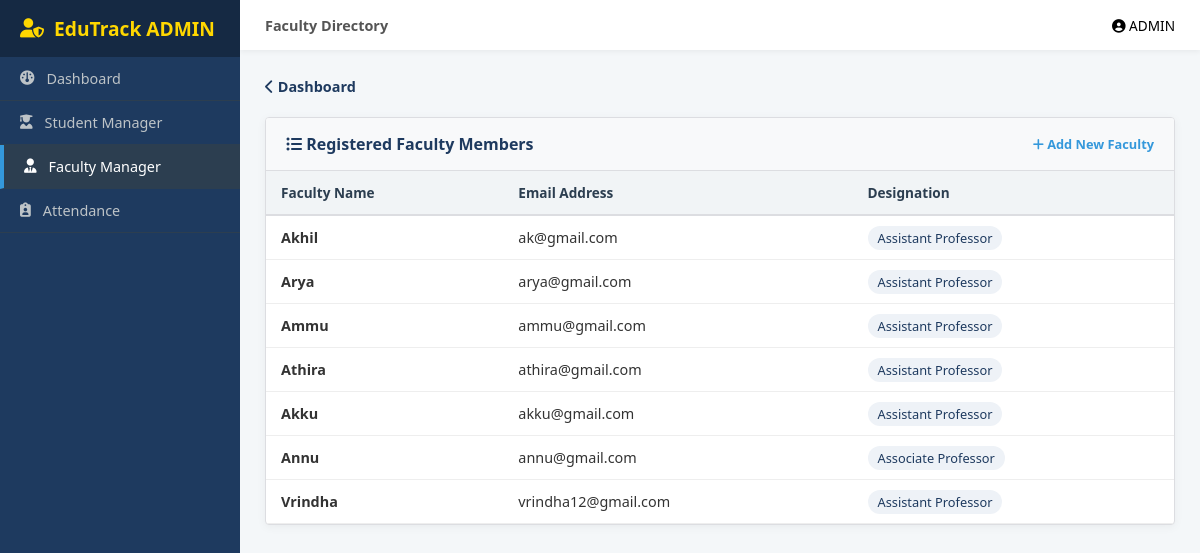
/WAdmin/faculty-list/, run on an earlier commit of the app's database.
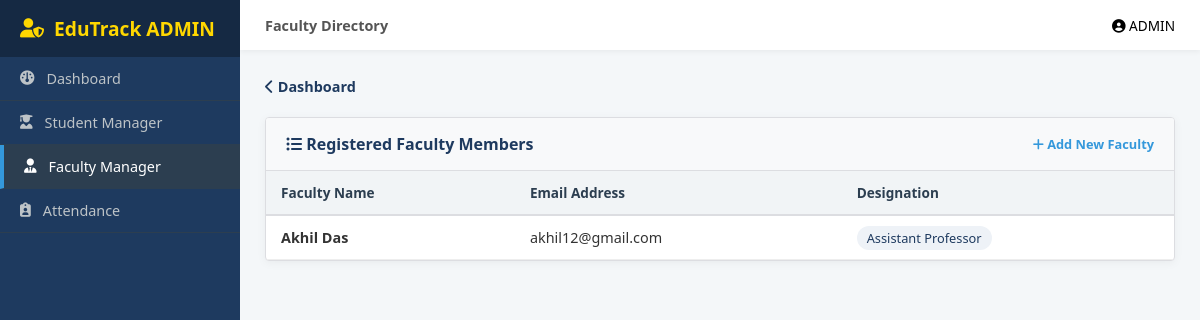
And on a later commit of the database.
### Admin/models.py (models this page shows, shortened)
class Faculty(models.Model):
    faculty_id = models.CharField(max_length=20, unique=True)
    name = models.CharField(max_length=100)
    email = models.EmailField(unique=True)
    phone = models.CharField(max_length=15)
    department = models.CharField(max_length=50)
    designation = models.CharField(max_length=50)
    password = models.CharField(max_length=100)

### Admin/views.py (the view)
# urls.py: path('faculty-list/', views.faculty_list, name='faculty_list'),
def faculty_list(request):
    faculties = Faculty.objects.all()
    return render(request, 'Admin/faculty_list.html', {'faculties': faculties})

### Admin/templates/Admin/faculty_list.html (shortened to what this page needs)
<!doctype html>
<html lang="en">
  <head>
    <link
      rel="stylesheet"
      href="https://cdnjs.cloudflare.com/ajax/libs/font-awesome/6.5.0/css/all.min.css"
    />
  </head>
  <body>
    <div class="sidebar">
      <div class="sidebar-brand">
        <i class="fa-solid fa-user-shield"></i> EduTrack ADMIN
      </div>
      <a href="{% url 'WAdmin:admin_dashboard' %}" class="nav-item"
        ><i class="fa-solid fa-gauge"></i> Dashboard</a
      >
      <a href="{% url 'WAdmin:student_list' %}" class="nav-item"
        ><i class="fa-solid fa-user-graduate"></i> Student Manager</a
      >
      <a href="#" class="nav-item active"
        ><i class="fa-solid fa-user-tie"></i> Faculty Manager</a
      >
      <a href="{% url 'WAdmin:admin_attendance' %}" class="nav-item"
        ><i class="fa-solid fa-clipboard-user"></i> Attendance</a
      >
    </div>
    <div class="main-wrapper">
      <div class="top-header">
        <div style="font-size: 0.9rem; font-weight: 600; color: #555">
          Faculty Directory
        </div>
        <div style="font-size: 0.85rem">
          <i class="fa-solid fa-circle-user"></i> ADMIN
        </div>
      </div>
      <div class="content-area">
        <div style="margin-bottom: 20px">
          <a
            href="{% url 'WAdmin:admin_dashboard' %}"
            style="
              text-decoration: none;
              color: var(--et-dark);
              font-weight: 600;
              font-size: 0.9rem;
            "
          >
            <i class="fa-solid fa-chevron-left"></i> Dashboard
          </a>
        </div>
        <div class="card">
          <div class="card-header">
            <span
              ><i class="fa-solid fa-list-ul"></i> Registered Faculty
              Members</span
            >
            <a
              href="{% url 'WAdmin:faculty_register' %}"
              style="
                font-size: 0.8rem;
                color: var(--et-accent);
                text-decoration: none;
              "
            >
              <i class="fa-solid fa-plus"></i> Add New Faculty
            </a>
          </div>
          <div style="overflow-x: auto">
            <table>
              <thead>
                <tr>
                  <th>Faculty Name</th>
                  <th>Email Address</th>
                  <th>Designation</th>
                </tr>
              </thead>
              <tbody>
                {% for faculty in faculties %}
                <tr>
                  <td style="font-weight: 600">{{ faculty.name }}</td>
                  <td>{{ faculty.email }}</td>
                  <td>
                    <span class="designation-badge"
                      >{{ faculty.designation }}</span
                    >
                  </td>
                </tr>
                {% endfor %}
              </tbody>
            </table>
          </div>
        </div>
      </div>
    </div>
  </body>
</html>

### Admin/templates/Admin/faculty_list.html (style rules this page uses)
:root { --et-dark: #1e3a5f; --et-sidebar: #2c3e50; --et-bg: #f4f7f9; --et-accent: #3498db; --et-border: #dcdde1; }
body { margin: 0; font-family: "Segoe UI", Arial, sans-serif; background: var(--et-bg); display: flex; min-height: 100vh; }
.sidebar { width: 240px; background: var(--et-dark); color: white; flex-shrink: 0; position: sticky; top: 0; height: 100vh; }
.sidebar-brand { padding: 15px 20px; background: #152943; font-size: 1.2rem; font-weight: bold; display: flex; align-items: center; gap: 10px; color: #ffd700; }
.nav-item { padding: 12px 20px; display: flex; align-items: center; gap: 12px; color: #bdc3c7; text-decoration: none; border-bottom: 1px solid #2c3e50; font-size: 0.9rem; }
.nav-item:hover, .nav-item.active { background: #2c3e50; color: white; }
.nav-item.active { border-left: 4px solid var(--et-accent); }
.main-wrapper { flex-grow: 1; display: flex; flex-direction: column; width: calc(100% - 240px); }
.top-header { background: #fff; height: 50px; display: flex; justify-content: space-between; align-items: center; padding: 0 25px; box-shadow: 0 2px 5px rgba(0, 0, 0, 0.05); }
.content-area { padding: 25px; }
.card { background: white; border: 1px solid var(--et-border); border-radius: 4px; overflow: hidden; box-shadow: 0 2px 10px rgba(0, 0, 0, 0.05); }
.card-header { background: #f8f9fa; padding: 15px 20px; border-bottom: 1px solid var(--et-border); font-weight: bold; color: var(--et-dark); display: flex; justify-content: space-between; align-items: center; }
table { width: 100%; border-collapse: collapse; }
th { background: #f1f4f6; color: #2c3e50; padding: 12px 15px; text-align: left; font-size: 0.85rem; border-bottom: 2px solid var(--et-border); }
td { padding: 12px 15px; border-bottom: 1px solid #eee; font-size: 0.9rem; color: #333; }
.designation-badge { background: #eef2f7; padding: 3px 10px; border-radius: 12px; font-size: 0.8rem; color: var(--et-dark); font-weight: 500; }

What changed in the data, as far as the page shows it:
removed Faculty: name "Akhil", email "ak@gmail.com", designation "Assistant Professor"
removed Faculty: name "Arya", email "arya@gmail.com", designation "Assistant Professor"
removed Faculty: name "Ammu", email "ammu@gmail.com", designation "Assistant Professor"
removed Faculty: name "Athira", email "athira@gmail.com", designation "Assistant Professor"
removed Faculty: name "Akku", email "akku@gmail.com", designation "Assistant Professor"
removed Faculty: name "Annu", email "annu@gmail.com", designation "Associate Professor"
removed Faculty: name "Vrindha", email "vrindha12@gmail.com", designation "Assistant Professor"
added Faculty: name "Akhil Das", email "akhil12@gmail.com", designation "Assistant Professor"
